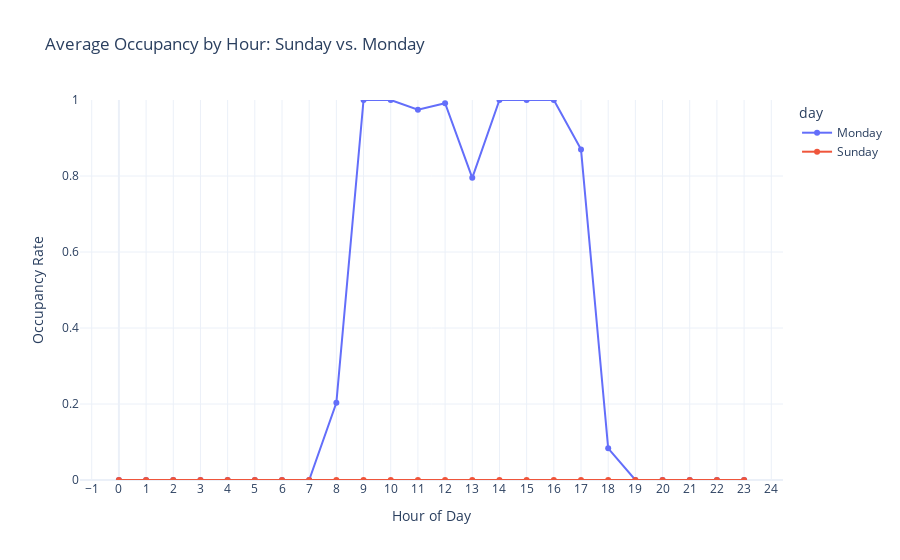

Notebook cell for this chart:
### Markdown cell above
### Compare occupancy for day-off or working day

### Code cell
import pandas as pd
import plotly.express as px

# Ensure datetime format and extract hour
df['date'] = pd.to_datetime(df['date'])
df['hour'] = df['date'].dt.hour
df['day'] = df['date'].dt.day_name()

# Filter for Sunday and Monday
df_filtered = df[df['day'].isin(['Sunday', 'Monday'])]

# Group by day and hour, calculate average occupancy
occupancy_by_hour = df_filtered.groupby(['day', 'hour'])['Occupancy'].mean().reset_index()

# Plot
fig = px.line(
    occupancy_by_hour,
    x='hour',
    y='Occupancy',
    color='day',
    title='Average Occupancy by Hour: Sunday vs. Monday',
    markers=True,
    labels={'hour': 'Hour of Day', 'Occupancy': 'Occupancy Rate'}
)

fig.update_layout(
    xaxis=dict(dtick=1),
    yaxis=dict(range=[0, 1]),
    template='plotly_white'
)

fig.show()

### Figure 1 — Plotly figure (JSON) as saved in the notebook; plotly's stock layout.template omitted (floating-point values rounded to 4 significant figures)
{"data": [{"hovertemplate": "day=Monday<br>Hour of Day=%{x}<br>Occupancy Rate=%{y}<extra></extra>", "legendgroup": "Monday", "line": {"color": "#636efa", "dash": "solid"}, "marker": {"symbol": "circle"}, "mode": "lines+markers", "name": "Monday", "orientation": "v", "showlegend": true, "type": "scatter", "x": [0, 1, 2, 3, 4, 5, 6, 7, 8, 9, 10, 11, 12, 13, 14, 15, 16, 17, 18, 19, 20, 21, 22, 23], "xaxis": "x", "y": [0.0, 0.0, 0.0, 0.0, 0.0, 0.0, 0.0, 0.0, 0.2034, 1.0, 1.0, 0.9746, 0.9917, 0.7951, 1.0, 1.0, 1.0, 0.8701, 0.08333, 0.0, 0.0, 0.0, 0.0, 0.0], "yaxis": "y"}, {"hovertemplate": "day=Sunday<br>Hour of Day=%{x}<br>Occupancy Rate=%{y}<extra></extra>", "legendgroup": "Sunday", "line": {"color": "#EF553B", "dash": "solid"}, "marker": {"symbol": "circle"}, "mode": "lines+markers", "name": "Sunday", "orientation": "v", "showlegend": true, "type": "scatter", "x": [0, 1, 2, 3, 4, 5, 6, 7, 8, 9, 10, 11, 12, 13, 14, 15, 16, 17, 18, 19, 20, 21, 22, 23], "xaxis": "x", "y": [0.0, 0.0, 0.0, 0.0, 0.0, 0.0, 0.0, 0.0, 0.0, 0.0, 0.0, 0.0, 0.0, 0.0, 0.0, 0.0, 0.0, 0.0, 0.0, 0.0, 0.0, 0.0, 0.0, 0.0], "yaxis": "y"}], "layout": {"legend": {"title": {"text": "day"}, "tracegroupgap": 0}, "title": {"text": "Average Occupancy by Hour: Sunday vs. Monday"}, "xaxis": {"anchor": "y", "domain": [0, 1], "dtick": 1, "title": {"text": "Hour of Day"}}, "yaxis": {"anchor": "x", "domain": [0, 1], "range": [0, 1], "title": {"text": "Occupancy Rate"}}}}
